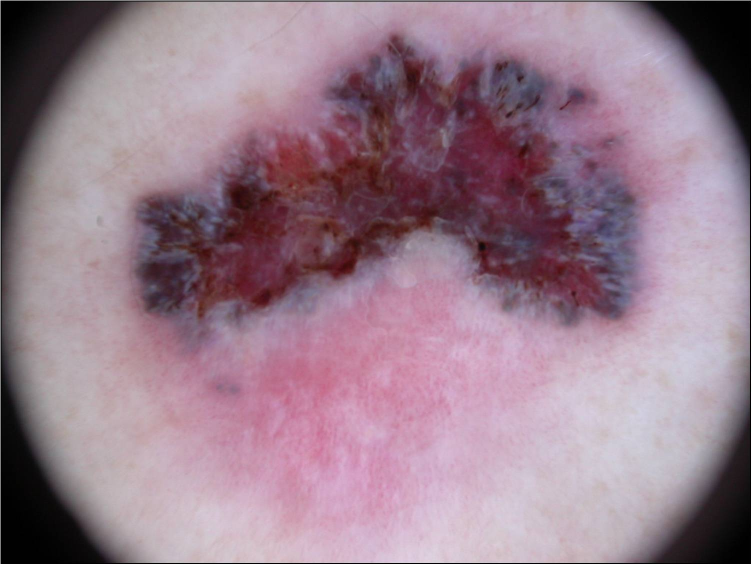
#> input picture images_test/img1.jpg, 1503 x 1129 px, found by its file name (shown at 1/2 size)
$ python otsu_zortea.py
#> lines starting #> are read from the running program, lines starting #| are printed output that depends on the picture
#%% bibliothèques
import cv2
import numpy as np
import skimage
from skimage import color
from matplotlib import pyplot as plt

# Parameters
N = 256  # Number of gray levels

#%% Load the image
img = cv2.imread("img1.jpg")
#> img is the input picture: shape (1129, 1503, 3); mean B, G, R 140.2, 125.2, 151.9

# Transform the image to gray scale
img_gray = cv2.cvtColor(img, cv2.COLOR_BGR2GRAY)
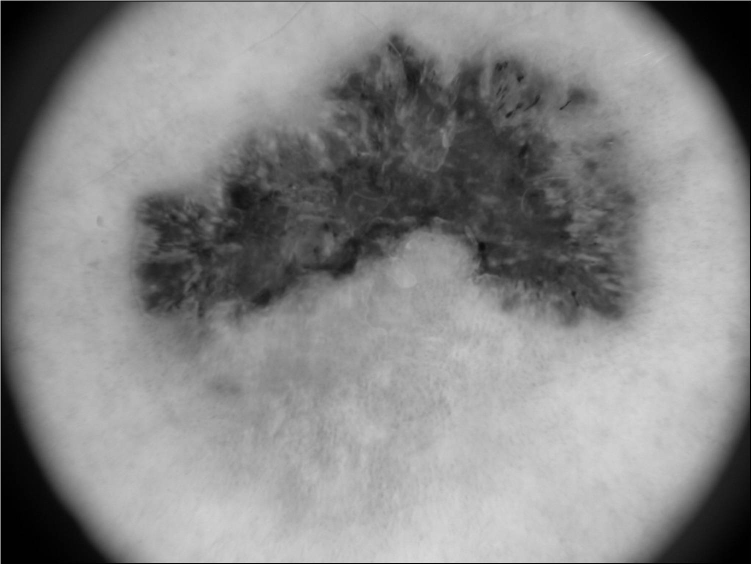
#> img_gray: shape (1129, 1503) (shown at 1/2 size); min 0, max 255, mean 134.9

# Display 2 images with the same number of canals for comparison
# [73 lines left out: functions view2images, viewimage, plot_norm_hist, prob_gray_lvl, proba_class_thresh, mean_class_thresh and 4 more, not called in this run]

#%% Debut Zortea
eta = 1/4
img = cv2.imread("img1.jpg")
L = max(img.shape[:2]) # Maximum dimension of the image
#> L = 1503
s = 0.02 * L #taille étape
#> s = 30.06

# Convert the image to the CIELAB color space
img_lab = color.rgb2lab(cv2.cvtColor(img, cv2.COLOR_BGR2RGB))
#> img_lab: shape (1129, 1503, 3) float64; mean of channels 0, 1, 2 54.6, 13.1, -3.8
#idée : on va se déplacer sur l'image avec des rectanges de taille s, calculer ecart type et moyenne
#jusqu'à eta de la distance du plus petit côté de l'image
# Select the skin region avec somme ratio ecart type/ moyenne minimal
def select_skin_region_init(img_gray):
    return img_gray[50:150, 50:150]
"""
def select_skin_region(img, s=0.02, eta=1/4):
    h, w = img.shape[:2]
    s_size = int(s * max(h, w))
    center_x, center_y = w // 2, h // 2
    min_ratio = float('inf')
    best_region = None

    for i in range(0, min(center_x, center_y), 5):
        x1, y1 = center_x - i, center_y - i
        x2, y2 = center_x + i, center_y + i
        region = img[y1:y2, x1:x2]
        mean = np.mean(region)
        ecart_type = np.std(region)
        ratio = ecart_type / mean
        if ratio < min_ratio:
            min_ratio = ratio
            best_region = region

    return best_region"""
# [21 lines left out: function select_skin_region_bis, not called in this run]

# %%

$ run again, with images_test/img10.jpg copied over images_test/img1.jpg
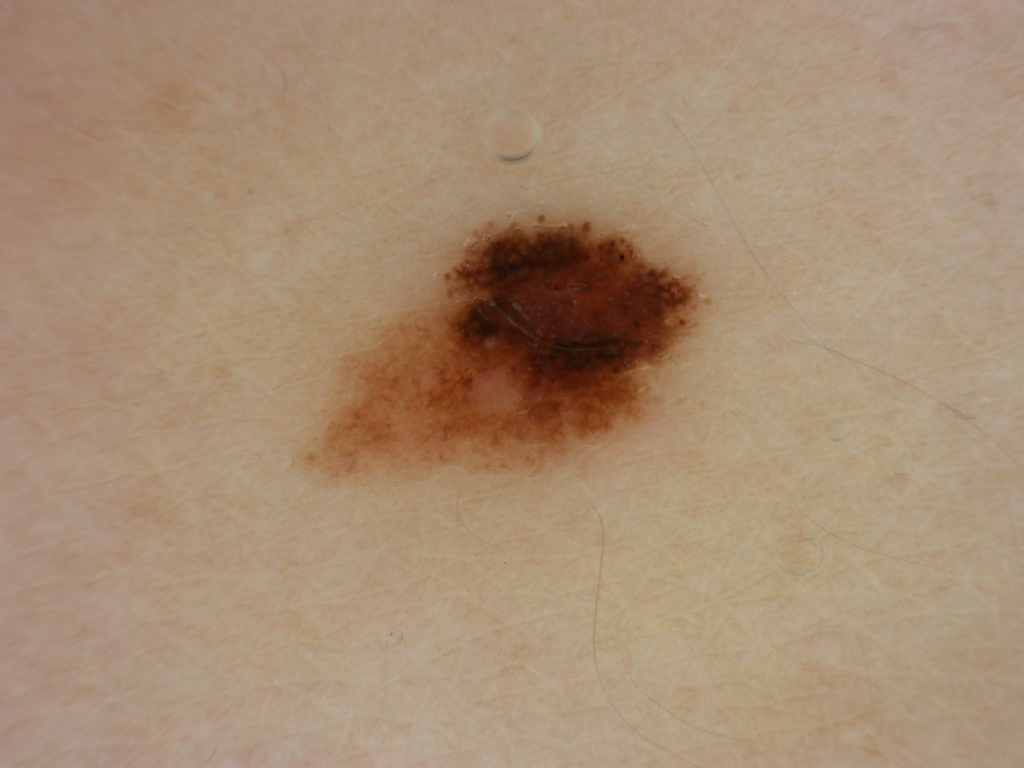
#> input picture images_test/img10.jpg, 2048 x 1536 px, found by its file name (shown at 1/2 size)
#> img is the input picture: shape (1536, 2048, 3); mean B, G, R 115.1, 141.3, 167.2
#> `img_gray = cv2.cvtColor(img, cv2.COLOR_BGR2GRAY)`:
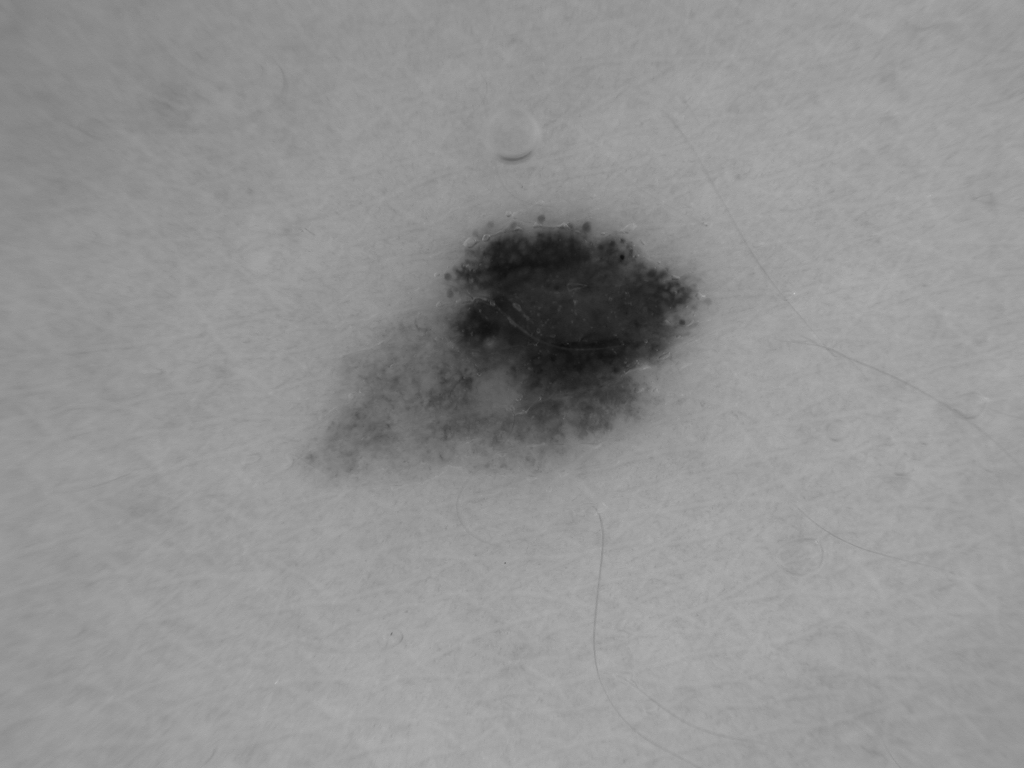
#> img_gray: shape (1536, 2048) (shown at 1/2 size); min 14, max 203, mean 146
#> img_lab: shape (1536, 2048, 3) float64; mean of channels 0, 1, 2 60.4, 6.1, 17.8

$ run again, with images_test/img11.jpg copied over images_test/img1.jpg
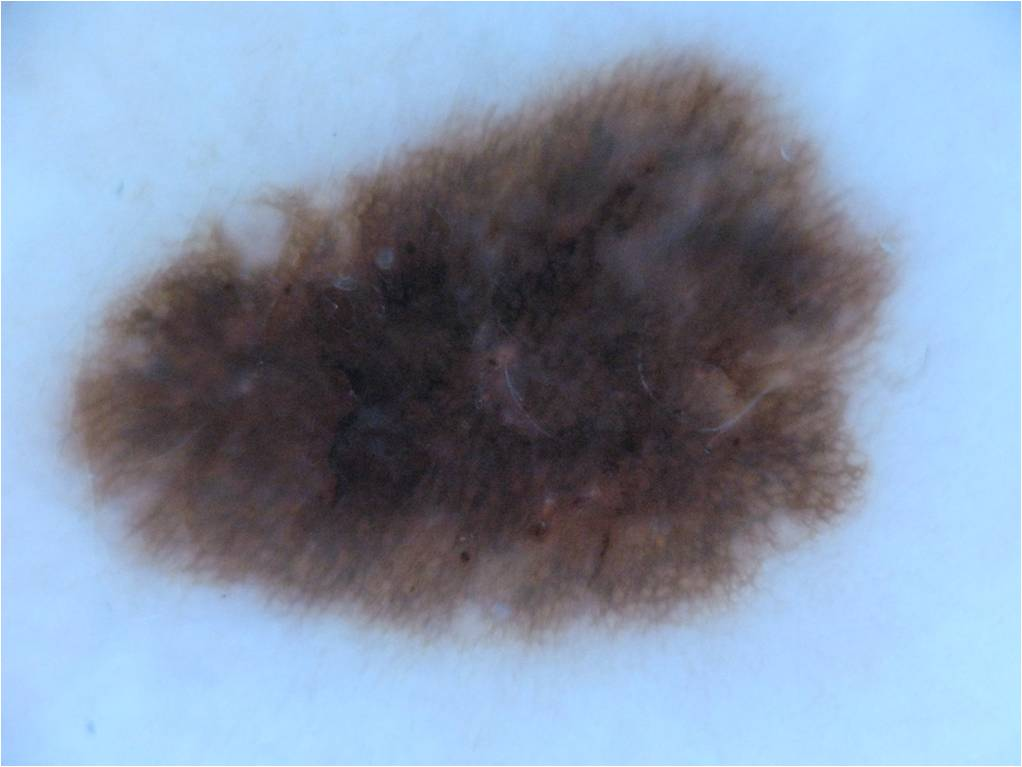
#> input picture images_test/img11.jpg, 1022 x 767 px, found by its file name
#> img is the input picture: shape (767, 1022, 3); mean B, G, R 170.7, 148.4, 131.9
#> `img_gray = cv2.cvtColor(img, cv2.COLOR_BGR2GRAY)`:
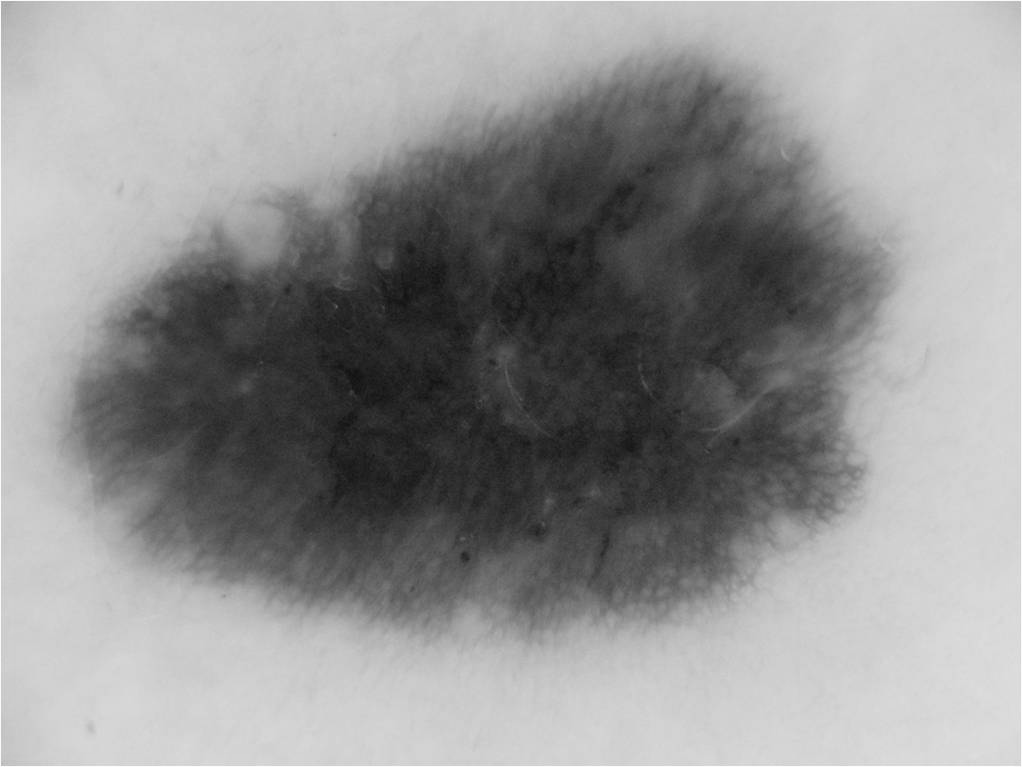
#> img_gray: shape (767, 1022); min 17, max 253, mean 146
#> img_lab: shape (767, 1022, 3) float64; mean of channels 0, 1, 2 59.8, 0, -12.7

$ run again, with images_test/img12.jpg copied over images_test/img1.jpg
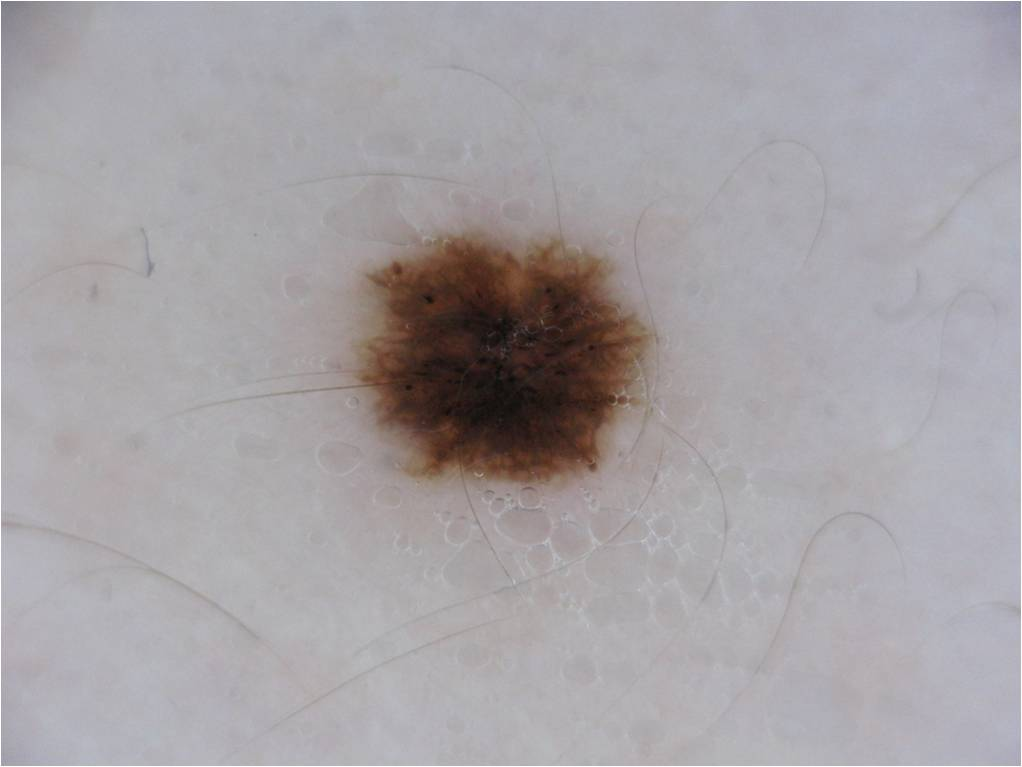
#> input picture images_test/img12.jpg, 1022 x 767 px, found by its file name
#> img is the input picture: shape (767, 1022, 3); mean B, G, R 165.7, 162.1, 166.3
#> `img_gray = cv2.cvtColor(img, cv2.COLOR_BGR2GRAY)`:
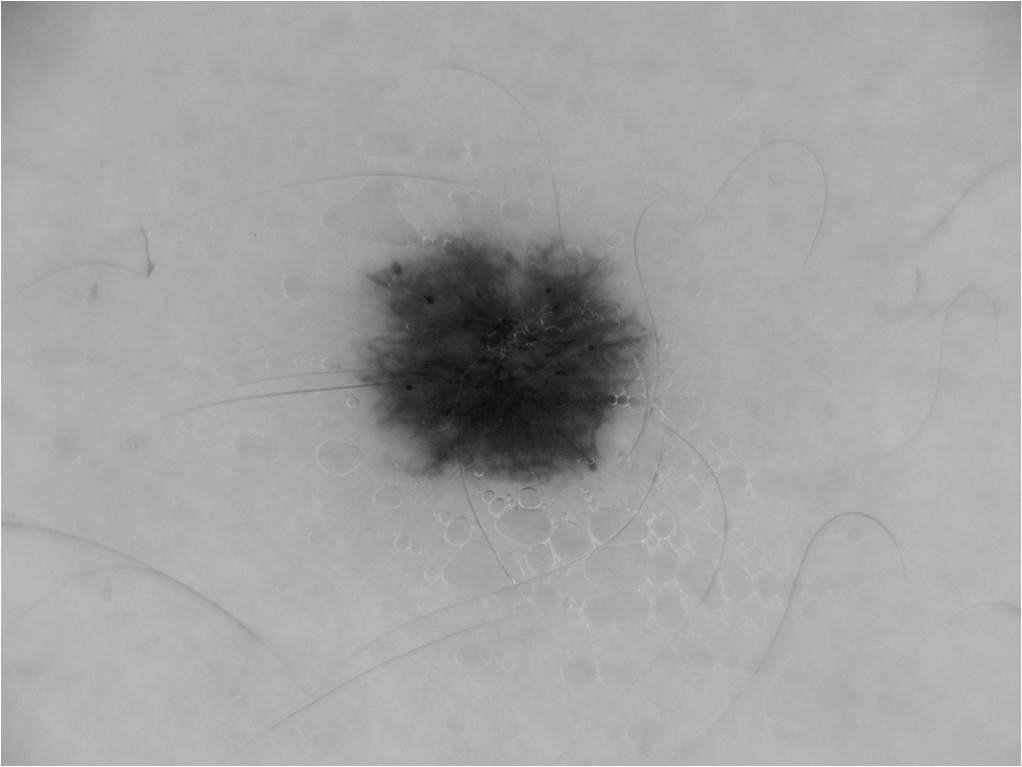
#> img_gray: shape (767, 1022); min 11, max 255, mean 163.8
#> img_lab: shape (767, 1022, 3) float64; mean of channels 0, 1, 2 66.9, 2.4, -1.1
